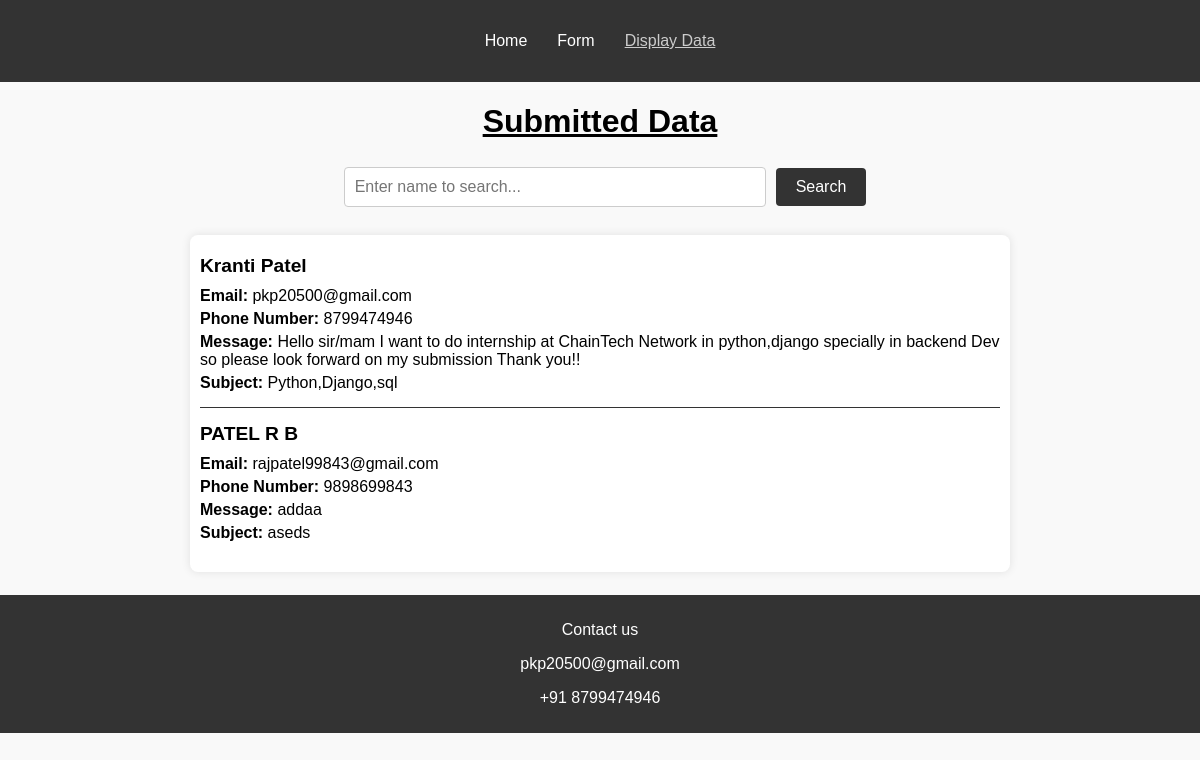
/display/, run on an earlier commit of the app's database.
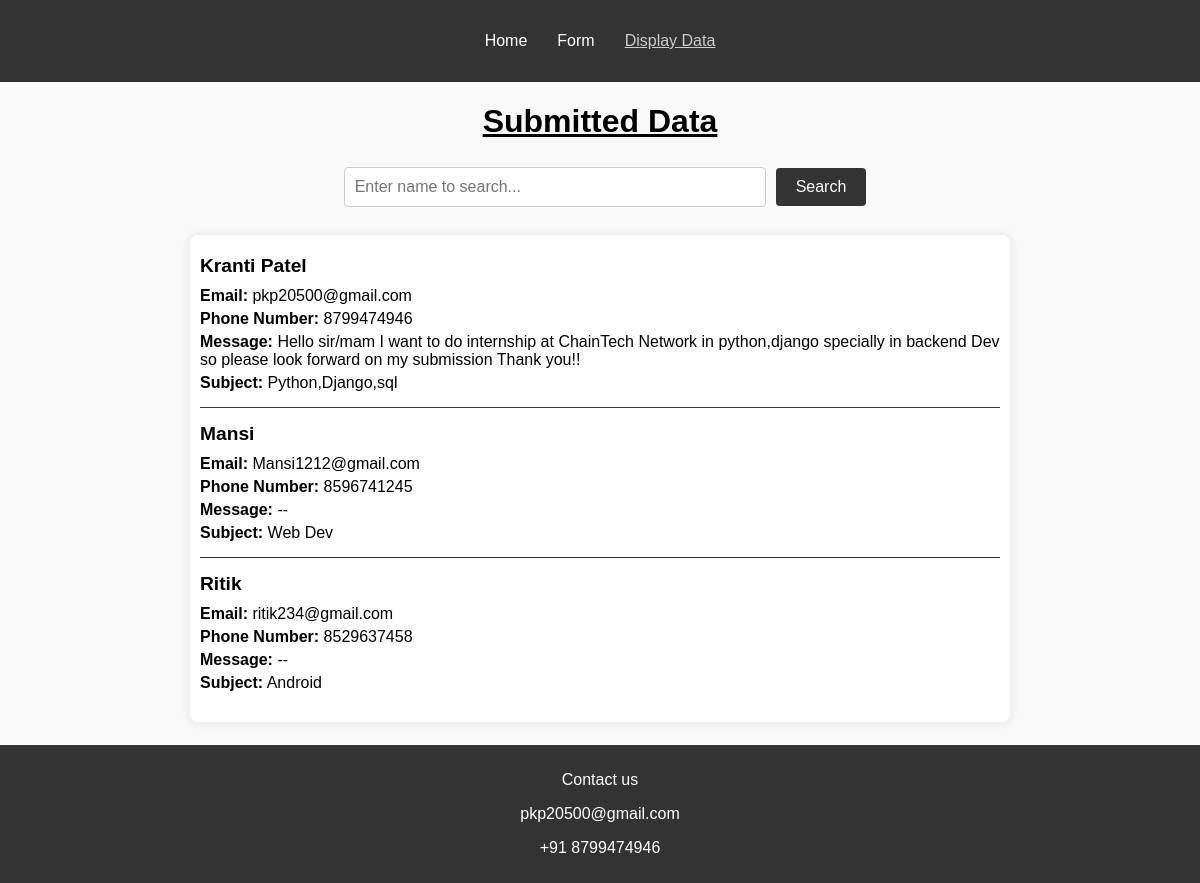
And on a later commit of the database.
### myapp/models.py (models this page shows)
class FormData(models.Model):
    FullName = models.CharField(max_length=50)
    Email = models.CharField(max_length=50)
    PhoneNo = models.IntegerField()
    Subject = models.CharField(max_length=50)
    Message = models.CharField(max_length=500)

### myapp/views.py (the view)
# urls.py: path('display/',views.display,name='display')
def display(request):
    if 'search' in request.GET:
        search_term = request.GET.get('search')
        filtered_data = FormData.objects.filter(FullName__icontains=search_term)
    else:
        filtered_data = FormData.objects.all()
    context = {
        'filtered_data': filtered_data
    }
    return render(request, 'display.html', context)

### myapp/templates/display.html (shortened to what this page needs)
{% include "header.html" %}
<body>
    <h1>Submitted Data</h1>
    <div class="search-container">
        <form method="GET" action="/display/" class="search-form">
            <input type="text" class ="search-input" id="search" name="search" placeholder="Enter name to search...">
            <br>
            <button type="submit" class="search-button">Search</button>
        </form>
    </div>
    <div class="data-container">
        {% if filtered_data %}
            {% for entry in filtered_data %}
            <div class="entry">
                <h3>{{ entry.FullName }}</h3>
                <p><strong>Email:</strong> {{ entry.Email }}</p>
                <p><strong>Phone Number:</strong> {{ entry.PhoneNo }}</p>
                <p><strong>Message:</strong> {{ entry.Message }}</p>
                <p><strong>Subject:</strong> {{ entry.Subject }}</p>
            </div>
            {% empty %}
            <p>No entries found.</p>
            {% endfor %}
        {% else %}
            <p>Enter a name to search.</p>
        {% endif %}
    </div>
    {% include "footer.html" %}
</body>

### myapp/templates/header.html (shortened to what this page needs)
<!DOCTYPE html>
<html lang="en">
<head>
    {% load static %}
    <link rel="stylesheet" href="{% static 'css/style.css' %}">
    <header>
        <nav>
            <ul>
                <li><a class =  "{% if request.path == '/'  %}active{% endif %}" href="/">Home</a></li>
                <li><a  class =  "{% if request.path == '/form/'  %}active{% endif %}"href="/form/">Form</a></li>
                <li><a  class =  "{% if request.path == '/display/'  %}active{% endif %}" href="/display/">Display Data</a></li>
            </ul>
        </nav>
    </header>
</head>

### myapp/templates/footer.html
<footer>
    <p>Contact us</p>
    <p>pkp20500@gmail.com</p>
    <p>+91 8799474946</p>
</footer>

### myapp/static/css/style.css (style rules this page uses)
body { font-family: Arial, sans-serif; background-color: #f9f9f9; margin: 0; padding: 0; display: grid; flex-direction: column; align-items: center; }
body h1 { justify-self: center; text-decoration: underline; }
header { background-color: #333; color: white; width: 100%; padding: 1em 0; text-align: center; }
nav ul { list-style-type: none; padding: 0; display: flex; justify-content: center; }
nav ul li { margin: 0 15px; }
nav ul li a { color: white; text-decoration: none; }
.active { text-decoration: underline; color:#ccc }
.entry { border-bottom: 1px solid #333; padding: 10px 0; margin-bottom: 5px; }
.entry:last-child { border-bottom: none; }
.entry h3 { margin: 0 0 10px 0; font-size: 1.2em; }
.entry p { margin: 5px 0; }
footer { background-color: #333; color: white; padding: 10px 0; width: 100%; text-align: center; margin-top: auto; }
.data-container { width: 80%; max-width: 800px; margin: 23px auto; padding: 10px; background-color: white; box-shadow: 0 0 10px rgba(0,0,0,0.1); border-radius: 8px; }
.search-container { margin: 5px 0; width: 100%; display: flex; justify-content: center; }
.search-form { display: flex; align-items: center; }
.search-input { padding: 10px; font-size: 1em; border: 1px solid #ccc; border-radius: 4px; width: 400px; }
.search-button { padding: 10px 20px; font-size: 1em; background-color: #333; color: white; border: none; border-radius: 4px; cursor: pointer; margin-left: 10px; }

What changed in the data, as far as the page shows it:
removed FormData: FullName "PATEL R B", Email "rajpatel99843@gmail.com", PhoneNo "9898699843", Message "addaa", Subject "aseds"
added FormData: FullName "Mansi", Email "Mansi1212@gmail.com", PhoneNo "8596741245", Message "--", Subject "Web Dev"
added FormData: FullName "Ritik", Email "ritik234@gmail.com", PhoneNo "8529637458", Message "--", Subject "Android"
